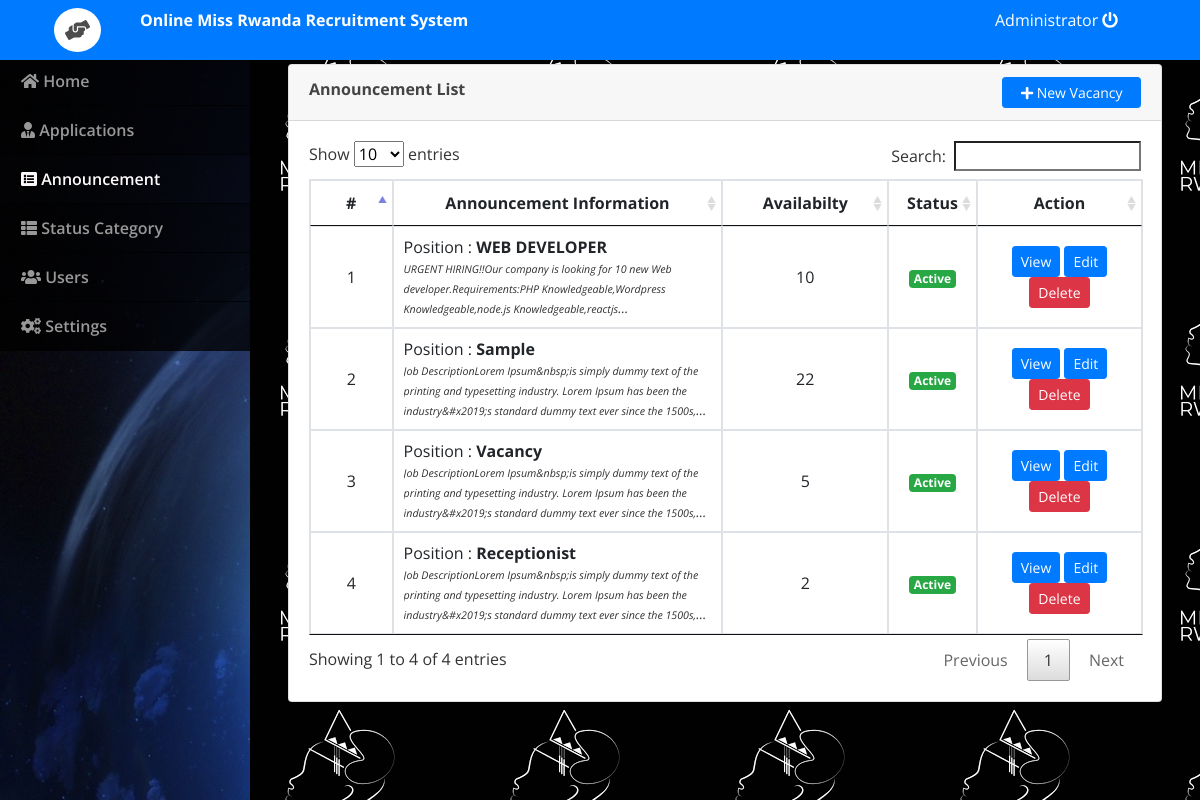
/admin/index.php?page=vacancy (signed in), run on the app's committed database.
### tables this page shows
CREATE TABLE `vacancy` (
  `id` int(30) NOT NULL,
  `position` varchar(200) NOT NULL,
  `availability` int(30) NOT NULL,
  `description` text NOT NULL,
  `status` tinyint(1) NOT NULL DEFAULT 1,
  `date_created` datetime NOT NULL DEFAULT current_timestamp()
);

### admin/vacancy.php (the view, shortened to what this page needs)
<?php include('db_connect.php');?>
<div class="container-fluid">
	<div class="col-lg-12">
		<div class="row">
			<div class="col-md-12">
				<div class="card">
					<div class="card-header">
						<div class="row">
							<div class="col-lg-12">
								<span><large><b>Announcement List</b></large></span>
								<button class="btn btn-sm btn-block btn-primary btn-sm col-md-2 float-right" type="button" id="new_vacancy"><i class="fa fa-plus"></i> New Vacancy</button>
							</div>
						</div>
					</div>
					<div class="card-body">
						<table class="table table-bordered table-hover">
							<colgroup>
								<col width="10%">
								<col width="40%">
								<col width="20%">
								<col width="10%">
								<col width="20%">
							</colgroup>
							<thead>
								<tr>
									<th class="text-center">#</th>
									<th class="text-center">Announcement Information</th>
									<th class="text-center">Availabilty</th>
									<th class="text-center">Status</th>
									<th class="text-center">Action</th>
								</tr>
							</thead>
							<tbody>
								<?php
								$i = 1;
								$plan = $conn->query("SELECT * FROM vacancy order by id asc");
								while($row=$plan->fetch_assoc()):
									$trans = get_html_translation_table(HTML_ENTITIES,ENT_QUOTES);
									unset($trans["\""], $trans["<"], $trans[">"], $trans["<h2"]);
									$desc = strtr(html_entity_decode($row['description']),$trans);
									$desc=str_replace(array("<li>","</li>"), array("",","), $desc);
								?>
								<tr>
									<td class="text-center"><?php echo $i++ ?></td>
									<td class="">
										<p>Position : <b><?php echo $row['position'] ?></b></p>
										<p class=" truncate"><i><small><?php echo strip_tags($desc) ?></small></i></p>
									</td>
									<td class="text-center">
										<?php echo $row['availability'] ?>
									</td>
									<td class="text-center">
										<?php if($row['status'] == 1): ?>
											<span class="badge badge-success">Active</span>
										<?php else: ?>
											<span class="badge badge-danger">Closed</span>
										<?php endif; ?>
									</td>
									<td class="text-center">
										<button class="btn btn-sm btn-primary view_vacancy" type="button" data-id="<?php echo $row['id'] ?>" >View</button>
										<button class="btn btn-sm btn-primary edit_vacancy" type="button" data-id="<?php echo $row['id'] ?>" >Edit</button>
										<button class="btn btn-sm btn-danger delete_vacancy" type="button" data-id="<?php echo $row['id'] ?>">Delete</button>
									</td>
								</tr>
								<?php endwhile; ?>
							</tbody>
						</table>
					</div>
				</div>
			</div>
		</div>
	</div>
</div>

### admin/index.php (shortened to what this page needs)
<!DOCTYPE html>
<html lang="en">
<head>
<?php
 include('./header.php');
 ?>
</head>
<body>
	<?php include 'topbar.php' ?>
	<?php include 'navbar.php' ?>
  <main id="view-panel" >
      <?php $page = isset($_GET['page']) ? $_GET['page'] :'home'; ?>
  	<?php include $page.'.php' ?>
  </main>
</body>
</html>

### admin/header.php (shortened to what this page needs)
  <link rel="stylesheet" href="assets/font-awesome/css/all.min.css">
<link href="assets/vendor/bootstrap/css/bootstrap.min.css" rel="stylesheet">
<link href="assets/vendor/icofont/icofont.min.css" rel="stylesheet">
<link href="assets/vendor/boxicons/css/boxicons.min.css" rel="stylesheet">
<link href="assets/vendor/venobox/venobox.css" rel="stylesheet">
<link href="assets/vendor/animate.css/animate.min.css" rel="stylesheet">
<link href="assets/vendor/remixicon/remixicon.css" rel="stylesheet">
<link href="assets/vendor/owl.carousel/assets/owl.carousel.min.css" rel="stylesheet">
<link href="assets/vendor/bootstrap-datepicker/css/bootstrap-datepicker.min.css" rel="stylesheet">
<link href="assets/DataTables/datatables.min.css" rel="stylesheet">
<link href="assets/css/jquery.datetimepicker.min.css" rel="stylesheet">
<link href="assets/css/select2.min.css" rel="stylesheet">
<link href="assets/css/style.css" rel="stylesheet">
<link type="text/css" rel="stylesheet" href="assets/css/jquery-te-1.4.0.css">

### admin/topbar.php (shortened to what this page needs)
<nav class="navbar navbar-light fixed-top bg-primary" style="padding:0;">
  <div class="container-fluid mt-2 mb-2">
  	<div class="col-lg-12">
  		<div class="col-md-1 float-left" style="display: flex;">
  			<div class="logo">
  				<span class="fa fa-hands-helping"></span>
  			</div>
  		</div>
      <div class="col-md-4 float-left text-white">
        <large><b>Online Miss Rwanda Recruitment System</b></large>
      </div>
	  	<div class="col-md-2 float-right text-white">
	  		<a href="ajax.php?action=logout" class="text-white"><?php echo $_SESSION['login_name'] ?> <i class="fa fa-power-off"></i></a>
	    </div>
    </div>
  </div>
</nav>

### admin/navbar.php (shortened to what this page needs)
<nav id="sidebar" class='mx-lt-5 bg-dark' >
		<div class="sidebar-list">
				<a href="index.php?page=home" class="nav-item nav-home"><span class='icon-field'><i class="fa fa-home"></i></span> Home</a>
				<a href="index.php?page=applications" class="nav-item nav-applications"><span class='icon-field'><i class="fa fa-user-tie"></i></span> Applications</a>
				<a href="index.php?page=vacancy" class="nav-item nav-vacancy"><span class='icon-field'><i class="fa fa-list-alt"></i></span> Announcement</a>
				<a href="index.php?page=recruitment_status" class="nav-item nav-recruitment_status"><span class='icon-field'><i class="fa fa-th-list"></i></span> Status Category</a>
				<?php if($_SESSION['login_type'] == 1): ?>
				<a href="index.php?page=users" class="nav-item nav-users"><span class='icon-field'><i class="fa fa-users"></i></span> Users</a>
				<a href="index.php?page=site_settings" class="nav-item nav-site_settings"><span class='icon-field'><i class="fa fa-cogs"></i></span> Settings</a>
			<?php endif; ?>
		</div>
</nav>

### admin/assets/css/style.css (style rules this page uses)
body { font-family: "Open Sans", sans-serif; color: #444444; width: 100%; height: calc(100%); }
a { color: #1977cc; }
nav#sidebar { height: calc(100%); position: fixed; z-index: 99; left: 0; width: 250px; background: url(../../../assets/img/travel-cover.jpg); background-repeat: no-repeat; background-size: cover; }
a.nav-item { position: relative; display: block; padding: .75rem 1.25rem; margin-bottom: -1px; border: 1px solid rgba(0,0,0,.125); background-color: #000000c4; color: #989898; font-weight: 600; }
a.nav-item:hover, .nav-item.active { background-color: #000000ad; color: #fffafa; }
main#view-panel { margin-left: 250px; width:calc(100% - 250px); margin-top: 3.5rem; padding: .5em }
.truncate { overflow: hidden; text-overflow: ellipsis; display: -webkit-box; -webkit-line-clamp: 3; -webkit-box-orient: vertical; font-size: smaller; color: #000000cf; font-style: italic; }

### admin/index.php (style rules this page uses)
body { background-image: url(assets/img/recruitment-cover.png); }

### admin/topbar.php (style rules this page uses)
.logo { margin: auto; font-size: 20px; background: white; padding: 7px 11px; border-radius: 50% 50%; color: #000000b3; }

### admin/vacancy.php (style rules this page uses)
td { vertical-align: middle !important; }
td p { margin: unset }

### data on the page
vacancy: position "WEB DEVELOPER", description "URGENT HIRING!!Our company is looking for 10 new Web developer.Requirements:PHP Knowledgeable,Wordpress Knowledgeable,node.js…", availability "10", status "Active"
vacancy: position "Sample", description "Job DescriptionLorem Ipsum&nbsp;is simply dummy text of the printing and typesetting industry. Lorem Ipsum has been the industry&#x2019;s standard dummy text ever since the…", availability "22", status "Active"
vacancy: position "Vacancy", description "Job DescriptionLorem Ipsum&nbsp;is simply dummy text of the printing and typesetting industry. Lorem Ipsum has been the industry&#x2019;s standard dummy text ever since the…", availability "5", status "Active"
vacancy: position "Receptionist", description "Job DescriptionLorem Ipsum&nbsp;is simply dummy text of the printing and typesetting industry. Lorem Ipsum has been the industry&#x2019;s standard dummy text ever since the…", availability "2", status "Active"

### other printed values
$_SESSION['login_name'] "Administrator"
